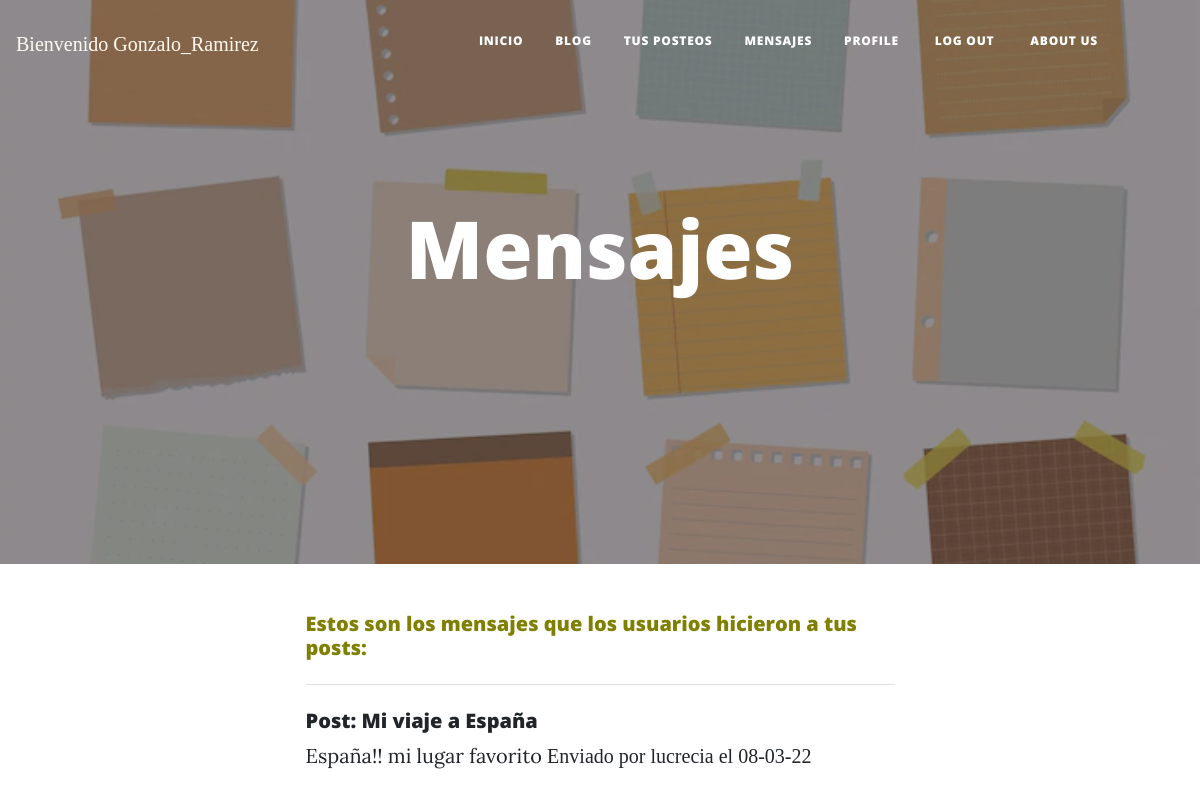
The page /AppViajes/mensajes/ (signed in) on the database as committed earlier.
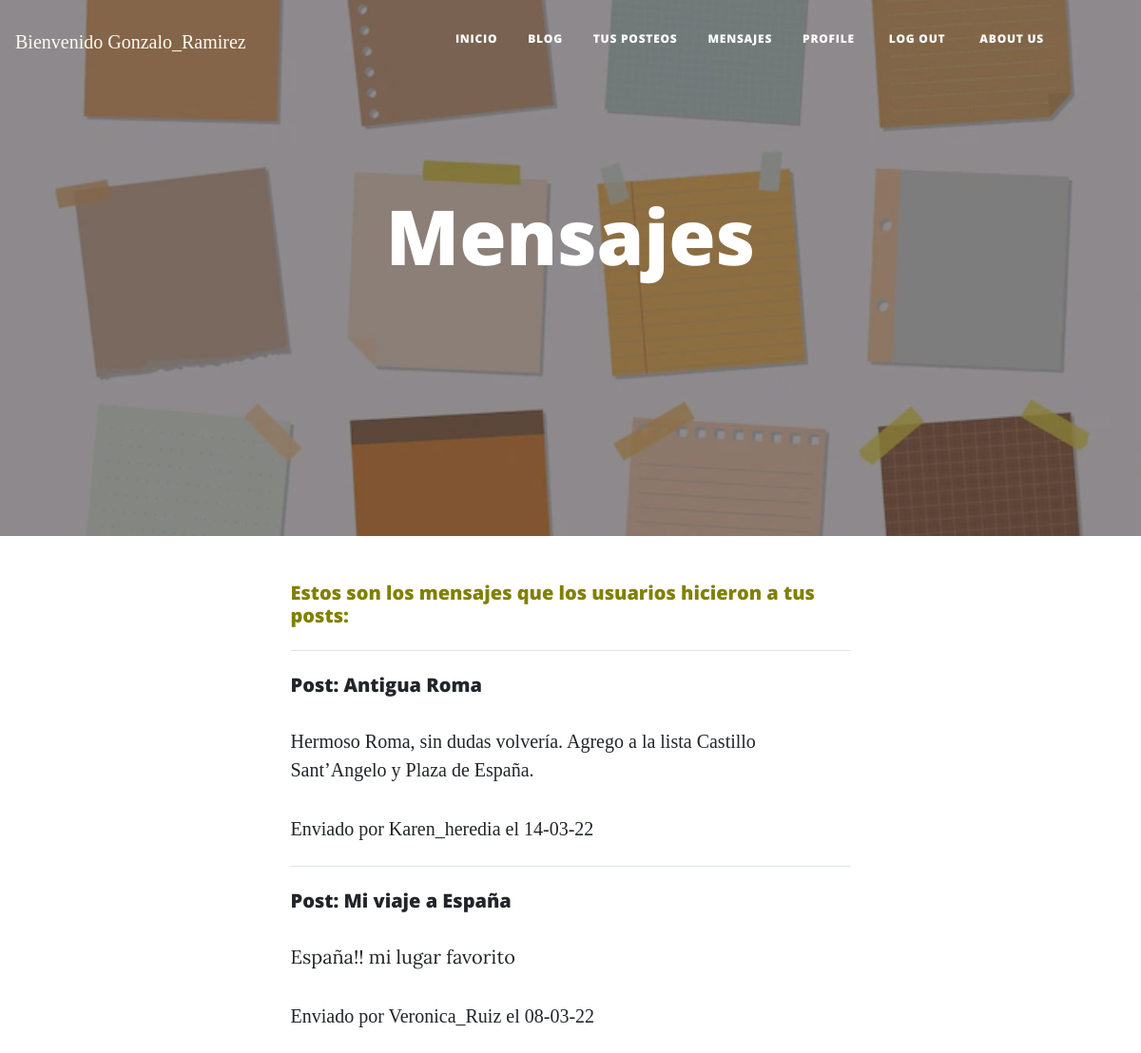
The same page on the database as committed later.
### AppViajes/models.py (models this page shows, shortened)
class Mensaje(models.Model):
    id=models.AutoField(primary_key= True)
    autor_mensaje=models.ForeignKey(User, on_delete=models.CASCADE)
    mensaje=RichTextField()
    dirigido_a=models.ForeignKey(Post, on_delete=models.CASCADE)
    fecha_creacion_mensaje=models.DateField('Fecha de creación', auto_now=False, auto_now_add=True)

class Post(models.Model):
    id=models.AutoField(primary_key= True)
    titulo=models.CharField('Titulo',max_length=50,null= False, blank= False)
    subtitulo=models.CharField('Subtitulo',max_length=30)
    slug=models.CharField('Slug',max_length=100,null= False, blank= False)
    contenido=RichTextField()
    autor=models.ForeignKey(User, on_delete=models.CASCADE)
    fecha_creacion=models.DateField('Fecha de creación', auto_now=False, auto_now_add=True)
    def __str__(self):
        return self.titulo

### AppViajes/views.py (the view)
# urls.py: path('mensajes/',detallemensajes.as_view() ,name="Mensajes"),
class detallemensajes(ListView):
    model = Mensaje
    template_name = 'AppViajes/mensajes.html'
    def get(self, request, *args, **kwargs):
        self.queryset = Mensaje.objects.filter(dirigido_a__autor=request.user).order_by('-fecha_creacion_mensaje')
        self.object_list = self.get_queryset()
        context = self.get_context_data()
        return self.render_to_response(context)

### templates/AppViajes/mensajes.html (shortened to what this page needs)
{% extends 'AppViajes/index.html'%}
{% load static %}
{% block titulo_principal%}
Mensajes
{% endblock titulo_principal %}
{% block imagen %}
{% static 'AppViajes/assets/img/mensajes.webp'%}
{% endblock imagen %}
{%block contenido%}
{% if object_list %}
<h5 style="color:#808000">Estos son los mensajes que los usuarios hicieron a tus posts:</h5>
    {% for mensaje in object_list %}
    <hr class="my-4" />
    <h5>Post: {{mensaje.dirigido_a}}</h5>
    {{mensaje.mensaje |safe}}
    <FONT FACE="Ink free">Enviado por {{mensaje.autor_mensaje}} el {{mensaje.fecha_creacion_mensaje|date:"d-m-y"}}</FONT>
    {% endfor %}
{% else %}
    <h3>No hay mensajes registrados en sus posts.</h3>
{% endif %}
{%endblock contenido%}

Rows that differ between the two databases and show on the page:
added Mensaje: dirigido_a "Antigua Roma", mensaje "Hermoso Roma, sin dudas volvería. Agrego a la lista Castillo Sant’Angelo y Plaza de España.", autor_mensaje "Karen_heredia", fecha_creacion_mensaje "14-03-22"
changed Mensaje "España!! mi lugar favorito": autor_mensaje "lucrecia" → "Veronica_Ruiz"
